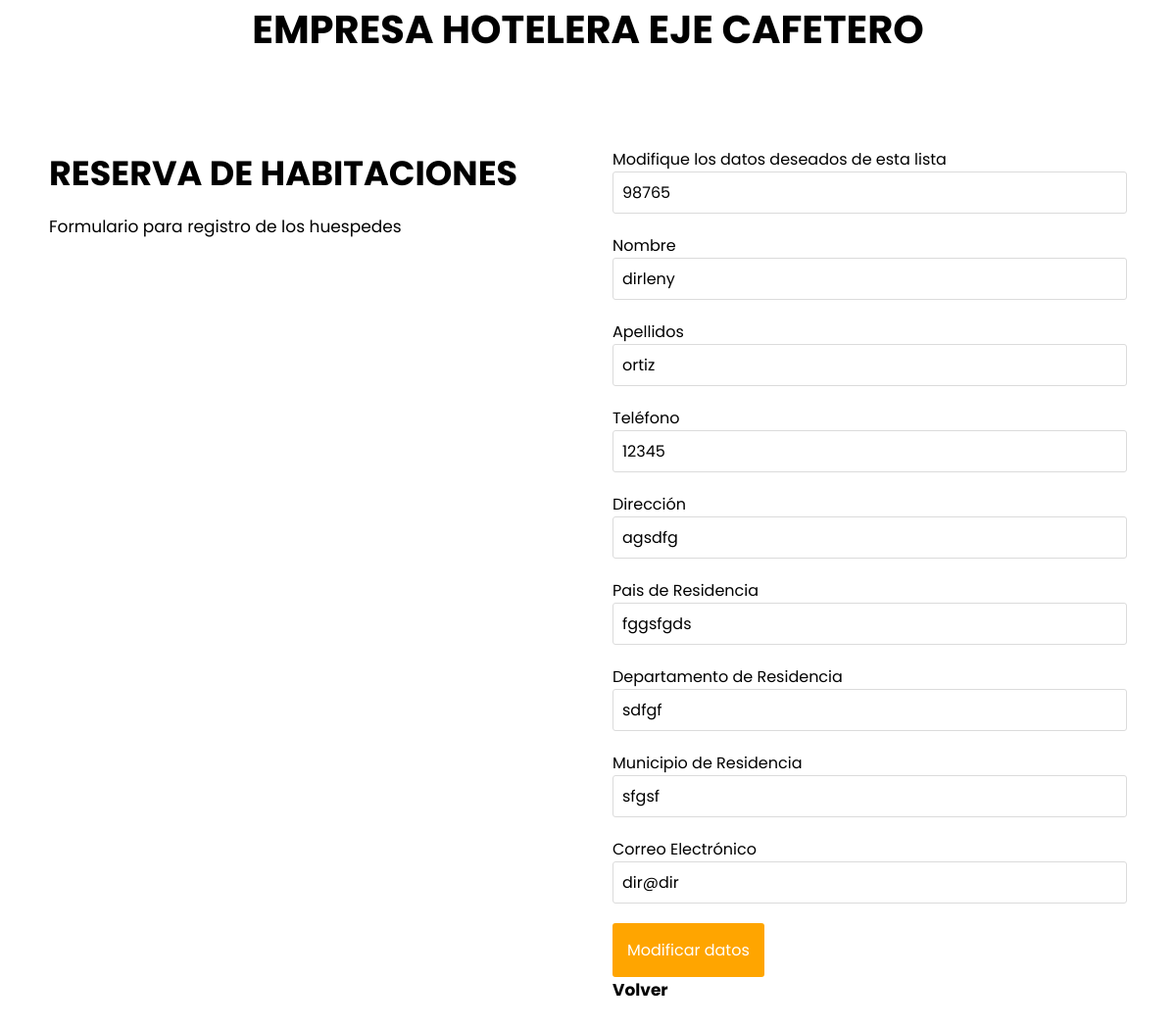
/modificar_huespedes.php?cedula=98765, run on the app's committed database.
### tables this page shows
CREATE TABLE clientes(
	cedula_cliente int not null,
    nombre varchar(45),
    apellido varchar(45),
    telefono varchar(45),
    direccion varchar(100),
    nombre_pais varchar(45),
    nombre_departamento varchar(45),
    nombre_municipio varchar(45),
    correo varchar(45),
    contrasena varchar(45),
    primary key(cedula_cliente)
);

### modificar_huespedes.php (the view, shortened to what this page needs)
<?php
    $con = conexion();
    $cedulaF = "";
    $nombreF = "";
    $apellidoF = "";
    $telefonoF = "";
    $direccioF = "";
    $paisF = "";
    $departamentoF = "";
    $municipioF = "";
    $emailF = "";
    if (isset($_GET['cedula'])) {
        $cedula = $_GET['cedula'];
    } else {
        echo "No se han recibido los datos correctamente.";
        exit();
    }
    $query_validar = mysqli_query($con,"SELECT * FROM clientes WHERE cedula_cliente = '$cedula'");
    if(mysqli_num_rows($query_validar) > 0){
        $row = $query_validar->fetch_assoc();
        $cedulaF = $row['cedula_cliente'];
        $nombreF = $row['nombre'];
        $apellidoF = $row['apellido'];
        $telefonoF = $row['telefono'];
        $direccioF = $row['direccion'];
        $paisF = $row['nombre_pais'];
        $departamentoF = $row['nombre_departamento'];
        $municipioF = $row['nombre_municipio'];
        $emailF = $row['correo'];
    }
?>
<!DOCTYPE html>
<html lang="es">
<head>
    <link rel="stylesheet" href="assets/style.css">
</head>
<body>
    <h1 class="titulo">EMPRESA HOTELERA EJE CAFETERO</h1>
    <div class="container-form">
        <div class="info-form">
            <h2>RESERVA DE HABITACIONES</h2>
            <p>Formulario para registro de los huespedes</p>
        </div>
        <div>
            <form action="php/modificar_huesped.php" autocomplete="off" method="post">
                <label for="cedula_validacion">Modifique los datos deseados de esta lista</label>
                <input type="number" name="cedula" placeholder="Cédula" class="campo" value="<?php echo $cedulaF ?>" readonly required>
                <label for="nombre">Nombre</label>
                <input type="text" name="nombre" placeholder="Nombre" class="campo" value="<?php echo $nombreF ?>"  required>
                <label for="apellido">Apellidos</label>
                <input type="text" name="apellido" placeholder="Apellido" class="campo" value="<?php echo $apellidoF ?>"  required>
                <label for="telefono">Teléfono</label>
                <input type="text" name="telefono" placeholder="Telefono" class="campo" value="<?php echo $telefonoF ?>"  required>
                <label for="direccion">Dirección</label>
                <input type="text" name="direccion" placeholder="Dirección" class="campo" value="<?php echo $direccioF ?>"  required>
                <label for="pais">Pais de Residencia</label>
                <input type="text" name="pais" placeholder="País" class="campo" value="<?php echo $paisF ?>"  required>
                <label for="departamento">Departamento de Residencia</label>
                <input type="text" name="departamento" placeholder="Departamento" class="campo" value="<?php echo $departamentoF ?>"  required>
                <label for="municipio">Municipio de Residencia</label>
                <input type="text" name="municipio" placeholder="Municipio" class="campo" value="<?php echo $municipioF ?>"  required>
                <label for="email">Correo Electrónico</label>
                <input type="text" name="email" placeholder="Correo Electrónico" class="campo" value="<?php echo $emailF ?>"  required>
                <input type="submit" name="enviar" value="Modificar datos" class="btn-enviar">
                <a href="gestion_huespedes.php">Volver</button></a>
            </form>
        </div>
    </div>
</body>
</html>

### assets/style.css (style rules this page uses)
* { margin: 0; padding: 0; box-sizing: border-box; font-family: "Poppins", sans-serif; text-decoration: none; color: inherit; }
.container-form { width: 100%; max-width: 1100px; margin: auto; margin-bottom: 10px; display: grid; grid-template-columns: repeat(2,1fr); grid-gap: 50px; margin-top: 90px; }
.container-form h2 { margin-bottom: 15px; font-size: 35px }
.container-form p { font-size: 17px; line-height: 1.6; margin-bottom: 30px; }
.container-form a { font-size: 17px; display: inline-block; text-decoration: none; width: 100%; margin-bottom: 15px; color: black; font-weight: 700; }
.container-form form .campo, textarea { width: 100%; padding: 8px 9px; font-size: 16px; border: 1px solid #dbdbdb; margin-bottom: 20px; border-radius: 3px; outline: 0px; }
.container-form .btn-enviar { padding: 15px; font-size: 16px; border: none; outline: 0px; background: orange; color: white; border-radius: 3px; cursor: pointer; transition: all 300ms ease; }
.titulo { display: flex; text-align: center; justify-content: center; font-size: 40px; }

### data on the page
clientes: cedula "98765", nombre "dirleny", apellido "ortiz", telefono "12345", direccion "agsdfg", pais "fggsfgds", departamento "sdfgf", municipio "sfgsf", email "dir@dir"
